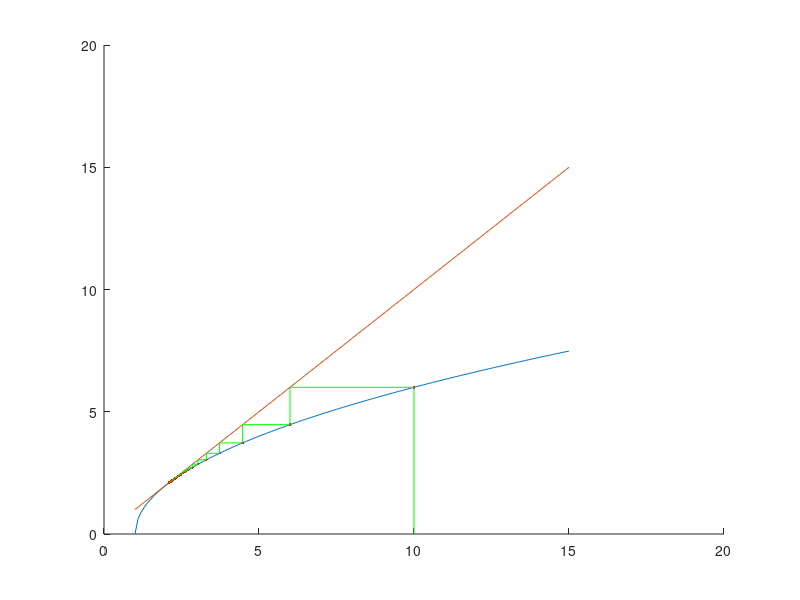

Write MATLAB code to recreate this figure.
%solving g(x) = x (finding fixed point)
%fixed point theorem: assume that: 
%   - g',g is in C[a;b]
%   - K = const > 0
%   - p0 is in (a;b)
%   - g(x) is in (a;b) for all x, then
%   1) if |g'(x)| <= K < 1 for all x in [a;b], then iteration
%   p(n)=g(p(n-1)) is converges to P in [a;b]
clc;
clear;

figure(1); clf; hold on;
    x = 1:0.1:15;
    plot(x, 2*(x - 1).^0.5);
    plot(x, x);

p0 = 10;
P(1) = p0; %root estimate
process_plot=[p0 0];
for (i=2:50)
   z = P(i-1);
   P(i) = 2*(z - 1)^0.5
   process_plot=[process_plot; [z P(i)] ];
   process_plot=[process_plot; [P(i) P(i)] ];
   err = abs(P(i) - P(i-1));
   plot(z, P(i), 'r.');
end;

plot(process_plot(:,1), process_plot(:,2),'green');